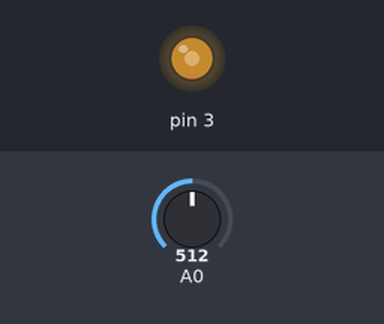
Bench run of a sketch on a simulated Arduino Uno, built with avr-gcc and run on an emulated ATmega328P. On the bench: output pins drawn as LEDs (lit = HIGH). The test bench sets the inputs (shaded band); at power-on: A0 = 512.

Above: at 1.2 s.
1.3 s: A0 set to 716
At 2.0 s:
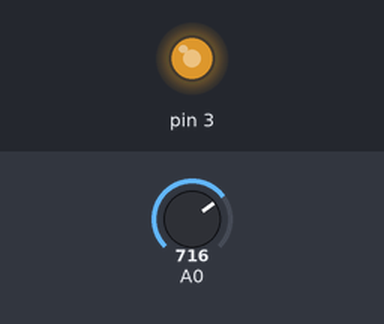
2.8 s: A0 set to 900
At 3.3 s:
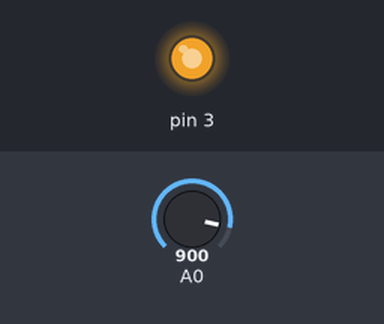
4.3 s: A0 set to 122
At 5.5 s:
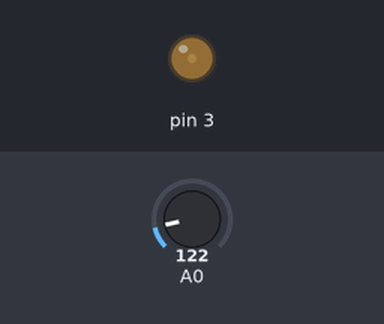
5.8 s: A0 set to 0
At 6.9 s:
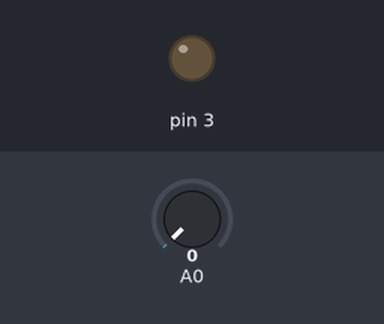
7.3 s: A0 set to 511
At 8.2 s:
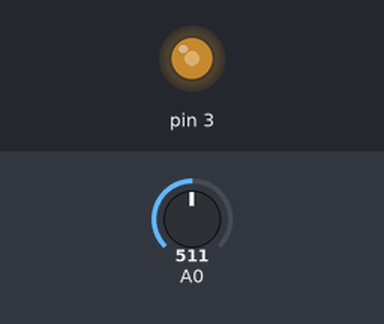
Timing chart, 0 to 9.8 s (numbered marks = the images above; inputs shaded):
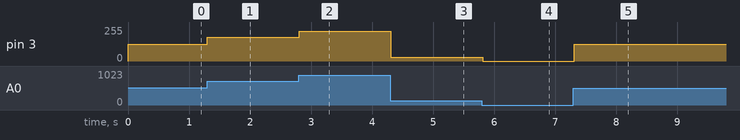

The sketch:

AnalogDimmer.ino
```cpp
void setup() {
  pinMode(A0, INPUT);
  pinMode(3, OUTPUT);
}

void loop() {
  int valRead = analogRead(A0);
  int dutyCycle = map(valRead, 0, 1023, 0, 255);

  analogWrite(3, dutyCycle);
  delay(100);  // Do nothing for 100 milliseconds
}
```

Measured:
- after the input at 1.3 s, pin 3: 127/255 → 178/255 at once
- after the input at 2.8 s, pin 3: 178/255 → 224/255 at once
- after the input at 4.3 s, pin 3: 224/255 → 30/255 at once
- after the input at 5.8 s, pin 3: 30/255 → 0/255 at once
- after the input at 7.3 s, pin 3: 0/255 → 127/255 at once
